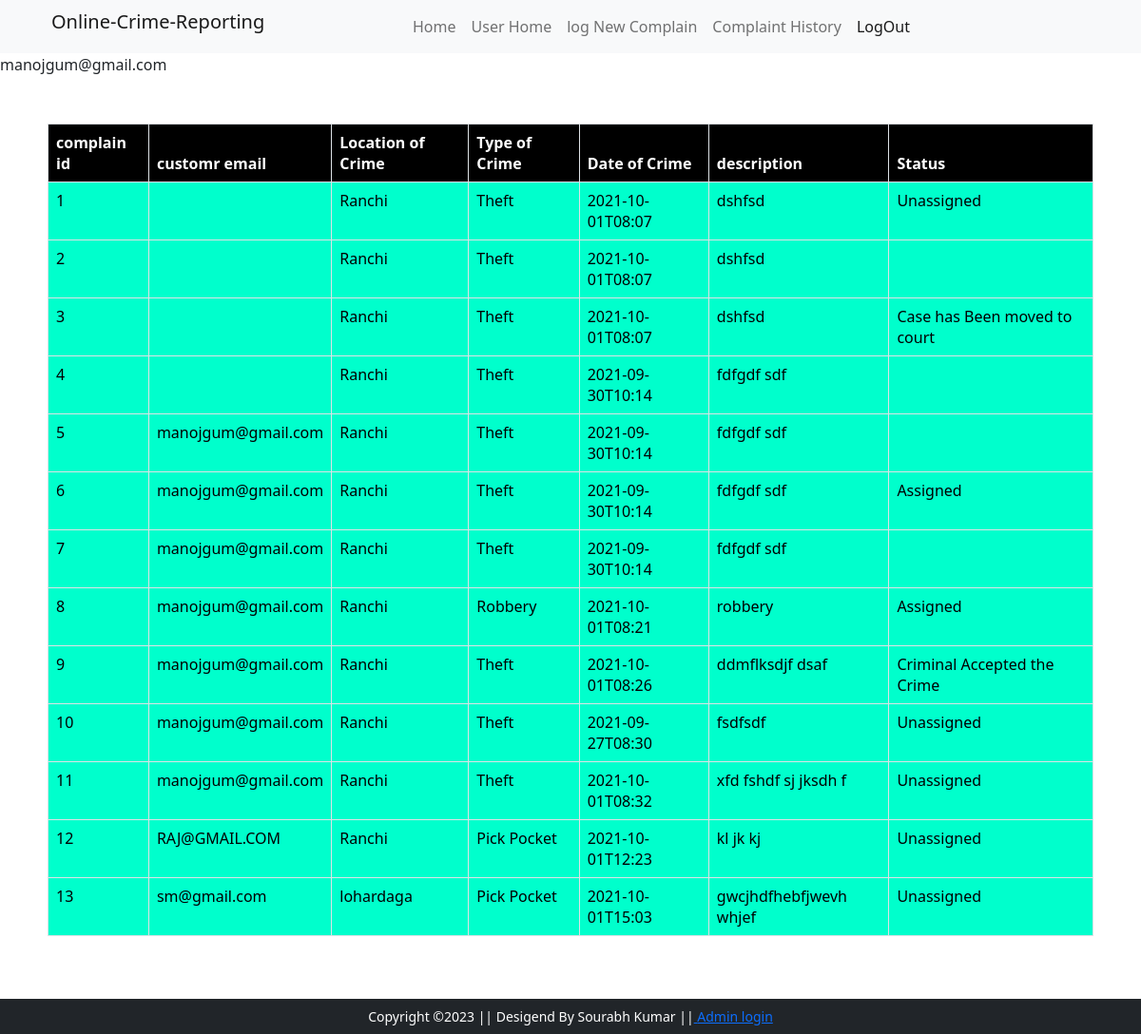
Page /cri.php (signed in) on the committed database.
### tables this page shows
CREATE TABLE `complaint` (
  `c_id` int(11) NOT NULL,
  `u_email` varchar(30) NOT NULL,
  `a_no` varchar(12) NOT NULL,
  `location` varchar(30) NOT NULL,
  `type_crime` varchar(30) NOT NULL,
  `d_o_c` varchar(30) NOT NULL,
  `description` varchar(255) NOT NULL,
  `inc_status` varchar(30) NOT NULL,
  `pol_status` varchar(40) NOT NULL,
  `p_id` varchar(40) NOT NULL
);

### cri.php (the view, shortened to what this page needs)
<div style="background-color:#CCC">
<?php
	include "header/userheader.php";
?>
<?php
 $server="localhost";
			$user="root";
			$password="";
			$db="crimepotal_final";
			$conn=mysqli_connect($server,$user,$password,$db);
			$q="select *from complaint";
			$qu=mysqli_query($conn,$q);
			?>
 </div>
            <?php echo $_SESSION['email'];?>
            <div style="padding:50px;">
      <table class="table table-bordered">
       <thead class="thead-dark" style="background-color: black; color: white;">
            <tr>
            	<th> complain id </th>
                <th> customr email </th>
                <th>Location of Crime</th>
         		 <th>Type of Crime</th>
          		<th>Date of Crime</th>
          		<th>description</th>
          		<th> Status </th>
            </tr>
            </thead>
            <?php
			while($rs=mysqli_fetch_assoc($qu))
			{
				?>
                 <tbody style=" background-color:#0FC ; color: black;">
                <tr>
                <td><?php echo $rs['c_id']; ?> </td>
                <td><?php echo $rs['u_email']; ?> </td>
                <td><?php echo $rs['location'];; ?> </td>
                <td> <?php echo $rs['type_crime']; ?></td>
                <td> <?php echo $rs['d_o_c']; ?></td>
                <td><?php echo $rs['description']; ?> </td>
                <td><?php echo $rs['inc_status'];?> </td>
			</tr>
			</tbody>
			<?php
			}
			?>
            </table>
      </div>
<?php
	include "footer/footer.php";
?>

### rows in the picture
complaint: c_id "1", location "Ranchi", type_crime "Theft", d_o_c "2021-10-01T08:07", description "dshfsd", inc_status "Unassigned"
complaint: c_id "2", location "Ranchi", type_crime "Theft", d_o_c "2021-10-01T08:07", description "dshfsd"
complaint: c_id "3", location "Ranchi", type_crime "Theft", d_o_c "2021-10-01T08:07", description "dshfsd", inc_status "Case has Been moved to court"
complaint: c_id "4", location "Ranchi", type_crime "Theft", d_o_c "2021-09-30T10:14", description "fdfgdf sdf"
complaint: c_id "5", u_email "manojgum@gmail.com", location "Ranchi", type_crime "Theft", d_o_c "2021-09-30T10:14", description "fdfgdf sdf"
complaint: c_id "6", u_email "manojgum@gmail.com", location "Ranchi", type_crime "Theft", d_o_c "2021-09-30T10:14", description "fdfgdf sdf", inc_status "Assigned"
complaint: c_id "7", u_email "manojgum@gmail.com", location "Ranchi", type_crime "Theft", d_o_c "2021-09-30T10:14", description "fdfgdf sdf"
complaint: c_id "8", u_email "manojgum@gmail.com", location "Ranchi", type_crime "Robbery", d_o_c "2021-10-01T08:21", description "robbery", inc_status "Assigned"
complaint: c_id "9", u_email "manojgum@gmail.com", location "Ranchi", type_crime "Theft", d_o_c "2021-10-01T08:26", description "ddmflksdjf dsaf", inc_status "Criminal Accepted the Crime"
complaint: c_id "10", u_email "manojgum@gmail.com", location "Ranchi", type_crime "Theft", d_o_c "2021-09-27T08:30", description "fsdfsdf", inc_status "Unassigned"
complaint: c_id "11", u_email "manojgum@gmail.com", location "Ranchi", type_crime "Theft", d_o_c "2021-10-01T08:32", description "xfd fshdf sj jksdh f", inc_status "Unassigned"
complaint: c_id "12", u_email "RAJ@GMAIL.COM", location "Ranchi", type_crime "Pick Pocket", d_o_c "2021-10-01T12:23", description "kl jk kj", inc_status "Unassigned"
complaint: c_id "13", u_email "sm@gmail.com", location "lohardaga", type_crime "Pick Pocket", d_o_c "2021-10-01T15:03", description "gwcjhdfhebfjwevh whjef", inc_status "Unassigned"

### other values in the picture
$_SESSION['email'] "manojgum@gmail.com"
